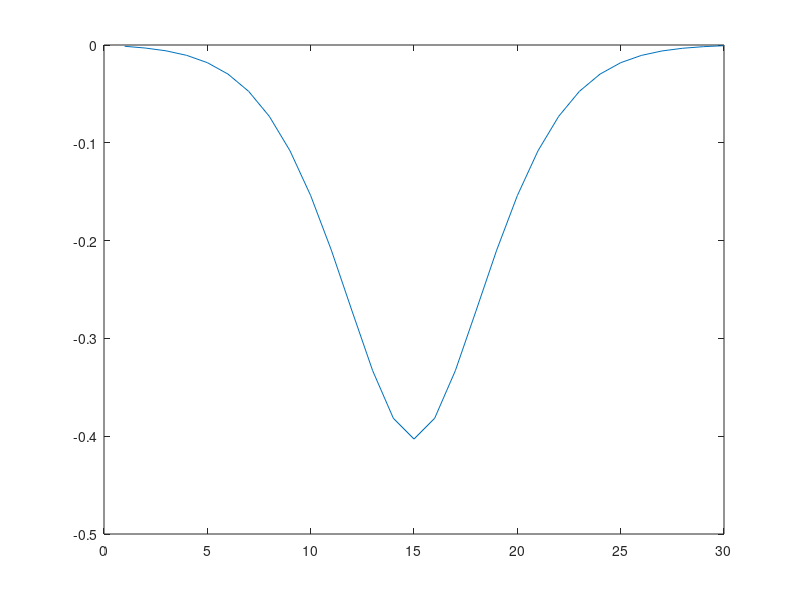

MATLAB code for this plot: (Note: this script raises an error after producing the figure.)
clc,clear
close all




source = [-7]; % INPUT ELEMENT
slope = 0.8 % slope parameter
Ps = 4.16; %Power per source
ZspanM = 750; %Propagation distance
start_slop = 600;
steepness=2.038;

order_slope=2 % NOT USED
abrupt=1; abrupt_start = start_slop + 280; % NOT USED

incline=1;	max_incline = 1.3; % NOT USED
incline_slope= (max_incline-slope)/slope * ZspanM/start_slop; % NOT USED

random_z=0; % NOT USED
max_ran = 1;	ran_mag = 0.05; % NOT USED

loss=0; % NOT USED

main_slope=1 ;

 
 
 
 
M  = 30;  % number of supermodes
H=1*zeros(M);
H=H+diag(ones(1,M-1),1);
H=H+1*diag(ones(1,M-1),-1);

dslpoe = 0.0425*slope

for io=1:M/2
	H(io,io)= dslpoe*(io)^main_slope  / ((M/2)^(main_slope-1) *main_slope ) ;
end
for io=M/2+1:M
	H(io,io)= dslpoe*((M-io))^main_slope / ((M/2)^(main_slope-1) *main_slope );
end

if (loss)
	H=H + 0.0007i*diag(ones(size(H,1),1));
end



M=size(H,1);
[V,D] = eig(H);
DD = diag(real(D));
[DD,IX]=sort((DD));
D=diag(DD);
V=V(:,IX);
scatter(1:size(DD,1),DD);
plot(V(:,end));


E_in=zeros(size(H,1),1);
g=1*ones(size(H,1),1);

for si=1:length(source)
	E_in(M/2+source(si)) = sqrt(Ps);
end










% RK45 constans 
c21 = 1/4;
c31 = 3/32;      c32 = 9/32;
c41 = 1932/2197; c42 = -7200/2197; c43 = 7296/2197;
c51 = 439/216;   c52 = -8;         c53 = 3680/513;    c54 = -845/4104;
c61 = -8/27;     c62 = 2;          c63 = -3544/2565;  c64 = 1859/4104; c65 = -11/40;
cw1 = 25/216;    cw3 = 1408/2565;  cw4 = 2197/4104;   cw5 = -1/5;
cz1 = 16/135;    cz3 = 6656/12825; cz4 = 28561/56430; cz5 = -9/50;     cz6 = 2/55;
k1 = E_in*0; k2 = k1; k3 = k1; k4 = k1; k5 = k1; k6 = k1;
E_inC=E_in*0;HX_L=0;Ent=0;HX_NL=0;PX1=0;PX2=0;HXtot2=0;HX_L=0;HX_NL2=0;


Zspan = 0:1:ZspanM; % - saving points
dz = 0.01;
t_t=1;  
t=0;
zz = 1;
aa = 1;
step = Zspan(3)-Zspan(2);
tt = 0;
epsilon = 10^-9;
DDia=diag(diag(H));
scale=30;
h=H;	
		
while t<=Zspan(end)

	if ismember(aa,zz)==1  		
		H=h;

		if(incline) 
			H=H + incline_slope.* t / (ZspanM) .*DDia;
		end 
		
		if (t>start_slop)
			if(~abrupt) 
				H(M/2,M/2)= steepness*(t-start_slop)^order_slope / 100^order_slope + H(M/2,M/2);
			else
				H(M/2,M/2)= steepness*(min(t,abrupt_start)-start_slop)^order_slope / 100^order_slope + H(M/2,M/2);
			end
		end		
		
		if(random_z) 
			for ir=0:max_ran
				H(M/2+ir,M/2+ir) = H(M/2+ir,M/2+ir) + ran_mag*rand();
				if(ir>0) 	H(M/2-ir,M/2-ir) = H(M/2-ir,M/2-ir) + ran_mag*rand();	end
			end
		end


	
		E_inC(:,t_t)=E_in;
		CX_z(:,t_t) = gather(abs(V'*E_in).^2);
		Pot(:,t_t) = diag(H);

		HX_L(:,t_t) = (-(sum(D*CX_z(:,t_t),1)));
		HX_NL(:,t_t) = ((sum((1/2)*abs(E_in).^4,1))); 

		time(t_t) = t;
		t_t = t_t+1;
		disp([num2str(100*t/Zspan(end))  '%'])
		aa=-1;  
	end

	f = @(E_in,H,dz) dz*1i*( H*E_in + (abs(E_in).^2).*E_in );

	k1 = f(E_in ,H,dz);
	k2 = f(E_in + c21*k1,H,dz);
	k3 = f(E_in + c31*k1+c32*k2,H,dz);
	k4 = f(E_in + c41*k1+c42*k2+c43*k3,H,dz);
	k5 = f(E_in + c51*k1+c52*k2+c53*k3+c54*k4,H,dz);  
	k6 = f(E_in + c61*k1+c62*k2+c63*k3+c64*k4+c65*k5, H, dz); 

	W5 =  E_in + cw1*k1 + cw3*k3 + cw4*k4 + cw5*k5; 
	W6 =  E_in + cz1*k1 + cz3*k3 + cz4*k4 + cz5*k5 + cz6*k6;

	kappa = norm(W5-W6);            


	if kappa<=epsilon
		t = t+dz;
		E_in = W6;    
		dz=dz*1.1;   
        if tt-t<0
			aa=1;
			tt=tt+step;
		end
	else
		dz = dz/1.1;
	end
	
end







surf(abs(E_inC).^2); shading interp

xlim([0 ZspanM])
ylim([7 23])
view(113,32)
caxis([0 3])
ax = gca;
ax.FontSize = 14; 

eff = (abs(E_inC(M/2,end)).^2) / sum(abs(E_inC(:,end)).^2) * 100;
fprintf('Funneling efficiency: %.2f%%\n', eff);


figure
surf(real(Pot)); shading interp


(sum(abs(E_inC(:,1)).^2))/(sum(abs(E_inC(:,end)).^2))





